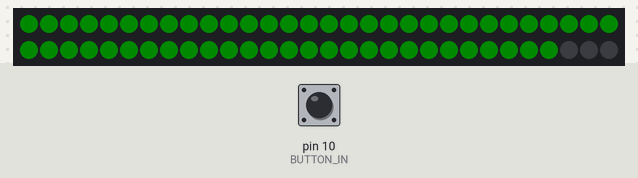
The sketch below on a simulated Arduino Mega 2560, built with avr-gcc and run on an emulated ATmega2560. Shown: 60 RGB LEDs in strip order, left to right, continuing on the next row. Inputs (shaded band) come from the test bench; at power-on: pin 10 (BUTTON_IN) LOW. Dim RGB values are drawn brighter than linear.

Above: at 1.8 s.
1.9 s: pin 10 (BUTTON_IN) pulled HIGH for 0.6 s
5.5 s: pin 10 (BUTTON_IN) pulled HIGH for 1 s
At 13.4 s:
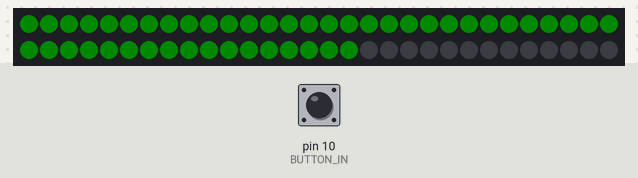
At 16.9 s:
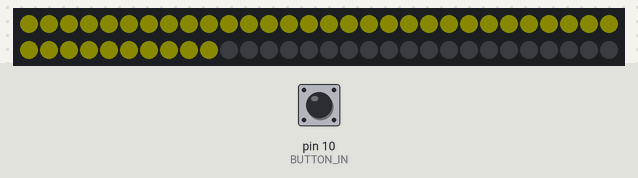
Timing chart, 0 to 18.4 s (numbered marks = the images above; inputs shaded):
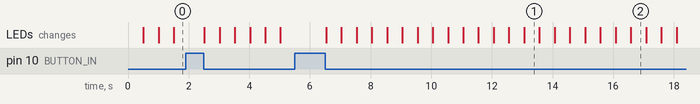

The sketch:

countdown.ino
```cpp
#include <FastSPI_LED2.h>

#define LED_COUNT 60 // BlinkyTape has 60 LEDs!
struct CRGB leds[LED_COUNT]; // this struct contains 60 CRGB values.  This is where

#ifdef REVB // RevB boards have a slightly different pinout.

#define LED_OUT      5
#define BUTTON_IN    13
#define ANALOG_INPUT A11
#define IO_A         15

#else

#define LED_OUT      13
#define BUTTON_IN    10
#define ANALOG_INPUT A9
#define IO_A         7
#define IO_B         11

#endif

#define PAUSE_TIME 500

int count = LED_COUNT;

// first, let's get ready to blink using some FastSPI_LED2 routines
// take a look at the FastSPI_LED2 example called Fast2Dev for more usage info
void setup()
{
  LEDS.addLeds<WS2811, LED_OUT, GRB>(leds, LED_COUNT); // this configures the BlinkyBoard - leave as is.
  LEDS.setBrightness(10);
}

void flash() {
  for(int i = 0; i < 20; i++){
     LEDS.showColor(i % 2 == 0 ? 0xFF0000 : 0xFFFFFF);
     delay(100);
  }
  LEDS.showColor(0x000000);
}

void do_countdown(){
   CRGB color;
    if(count > 40){
      color = 0x00FF00;
    }else if(count > 20){
      color = 0xFFFF00;
    }else{
      color = 0xFF0000;
    }

    for(int i = 0; i < count; i++){
       leds[i] = color;
    }
    for(int i = count; i < LED_COUNT; i++){
      leds[i] = 0x000000;
    }

    LEDS.show(); // set the color for the strip all at once.
}

void loop() {
  if (Serial.available()){
     while(Serial.read() != -1){};
     count = LED_COUNT;
  }
  else if(digitalRead(BUTTON_IN) == 1){
     count = LED_COUNT;
  } else if(count){
    do_countdown();
    count--;
    if(!count){
       flash();
    }
  }

  delay(PAUSE_TIME);
}
```
